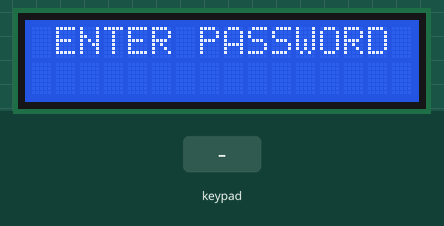
Simulated run of this sketch. Board: Arduino Uno, built with avr-gcc and run on an emulated ATmega328P. Parts: 16×2 character LCD. Wiring (inferred from the names in the program): 4×4 keypad with keys 1 2 3 A 4 5 6 B 7 8 9 C * 0 # D (labels assumed): rows pin 12, pin 13, A0, A1; columns A2, A3, A4, A5. Inputs (shaded band) come from the test bench.

Above: at 1.2 s.
1.3 s: keypad keys 1 2 3 4 pressed 0.4 s apart
At 3.1 s:
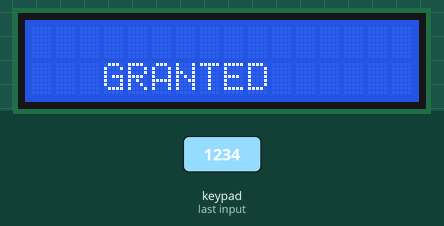
5.1 s: keypad keys 1 3 9 7 pressed 0.4 s apart
At 7.7 s:
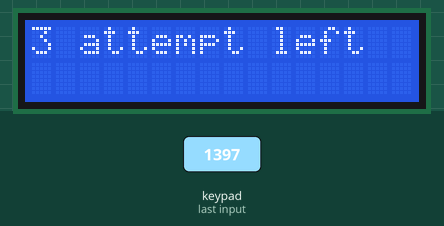
8.5 s: key '1' pressed
At 9.4 s:
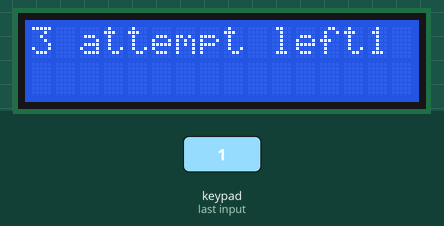
10.0 s: key '2' pressed
At 11.2 s:
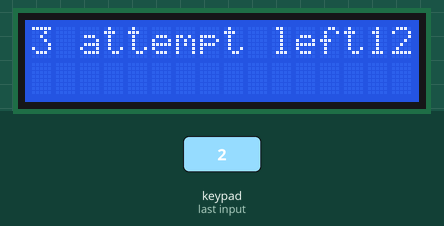
Timing chart, 0 to 12.5 s (numbered marks = the images above; inputs shaded):
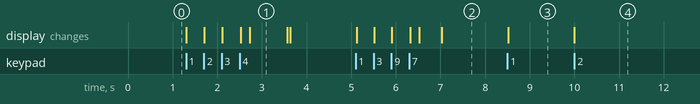

Measured:
- after the input at 1.3 s, the display: first changes at once (image 1 shows a later state)
- after the input at 5.1 s, the display: first changes at once (image 2 shows a later state)
- after the input at 8.5 s, the display: changes at once (image 3)
- after the input at 10.0 s, the display: changes at once (image 4)
- what the display in image 1 shows lasts 0.9 s, from 2.7 s to 3.6 s

The sketch:

password.ino
```cpp
#include<LiquidCrystal.h>
LiquidCrystal lcd(7,6,5,4,3,2);


int r1=12;
int r2=13;
int r3=A0;
int r4=A1;
int c1=A2;
int c2=A3;
int c3=A4;
int c4=A5;
int b=11;
int store[4];
int pass[4]={1,2,3,4};
int k=0,j=0;
int led1=8;
int led2=9;
int p=3;
void setup()
{
  lcd.begin(16,2);

 pinMode(b,INPUT);
 pinMode(r1,OUTPUT);
 pinMode(r2,OUTPUT);
 pinMode(r3,OUTPUT);
 pinMode(r4,OUTPUT);

 pinMode(c1,INPUT);
 pinMode(c2,INPUT);
 pinMode(c3,INPUT);
 pinMode(c4,INPUT);
 lcd.print(" ENTER PASSWORD");
 lcd.setCursor(0,1);
 Serial.begin(9600);
}

void loop()
{
x:
 store[k]=keypad();
 if(store[k]>0)
 {
   if(store[k]==16)
   store[k]=0;
 lcd.print(store[k]);
 delay(200);
 k++;
 }
  if(k==4)
 {
   if(store[0]== pass[0])
   if(store[1]== pass[1])
   if(store[2]== pass[2])
   if(store[3]== pass[3])
   j=1;

   if(j==1)
    {
     lcd.clear();
     lcd.setCursor(0,1);
     lcd.print("   GRANTED");
     digitalWrite(led1,HIGH);
     delay(800);
     digitalWrite(led1,LOW);

    }
   else
     {
      lcd.clear();
      lcd.setCursor(0,1);
      lcd.print("   NOT GRANTED");
      delay(500);
      lcd.clear();
      lcd.print(p);
      lcd.print(" attempt left");
      digitalWrite(led2,HIGH);
      delay(800);
      digitalWrite(led2,LOW);
      p--;
      k=0;
       if(p==0)
      SYSTEMHANG();
      goto x;


    }
   }
}

int keypad()
{
 digitalWrite(c1,HIGH);
 digitalWrite(c2,HIGH);
 digitalWrite(c3,HIGH);
 digitalWrite(c4,HIGH);

 digitalWrite(r1,LOW);
 digitalWrite(r2,HIGH);
 digitalWrite(r3,HIGH);
 digitalWrite(r4,HIGH);

if(digitalRead(c1)==0)
return 1;
if(digitalRead(c2)==0)
return 2;
if(digitalRead(c3)==0)
return 3;
if(digitalRead(c4)==0)
return 10;
delay(10);

 digitalWrite(r1,HIGH);
 digitalWrite(r2,LOW);
 digitalWrite(r3,HIGH);
 digitalWrite(r4,HIGH);

if(digitalRead(c1)==0)
return 4;
if(digitalRead(c2)==0)
return 5;
if(digitalRead(c3)==0)
return 6;
if(digitalRead(c4)==0)
return 11;
delay(10);

 digitalWrite(r1,HIGH);
 digitalWrite(r2,HIGH);
 digitalWrite(r3,LOW);
 digitalWrite(r4,HIGH);

if(digitalRead(c1)==0)
return 7;
if(digitalRead(c2)==0)
return 8;
if(digitalRead(c3)==0)
return 9;
if(digitalRead(c4)==0)
return 12;
delay(10);

 digitalWrite(r1,HIGH);
 digitalWrite(r2,HIGH);
 digitalWrite(r3,HIGH);
 digitalWrite(r4,LOW);

if(digitalRead(c1)==0)
return 13;
if(digitalRead(c2)==0)
return 16;
if(digitalRead(c3)==0)
return 14;
if(digitalRead(c4)==0)
return 15;
delay(10);

digitalWrite(r1,HIGH);
 digitalWrite(r2,HIGH);
 digitalWrite(r3,HIGH);
 digitalWrite(r4,HIGH);

if(digitalRead(c1)==1)
return 0;
if(digitalRead(c2)==1)
return 0;
if(digitalRead(c3)==1)
return 0;
if(digitalRead(c4)==1)
return 0;
delay(10);
}
void SYSTEMHANG()
{
  while (1)
  {
    lcd.clear();
    lcd.print("SYSTEM HANG");
    delay(10);
   }
}
```
